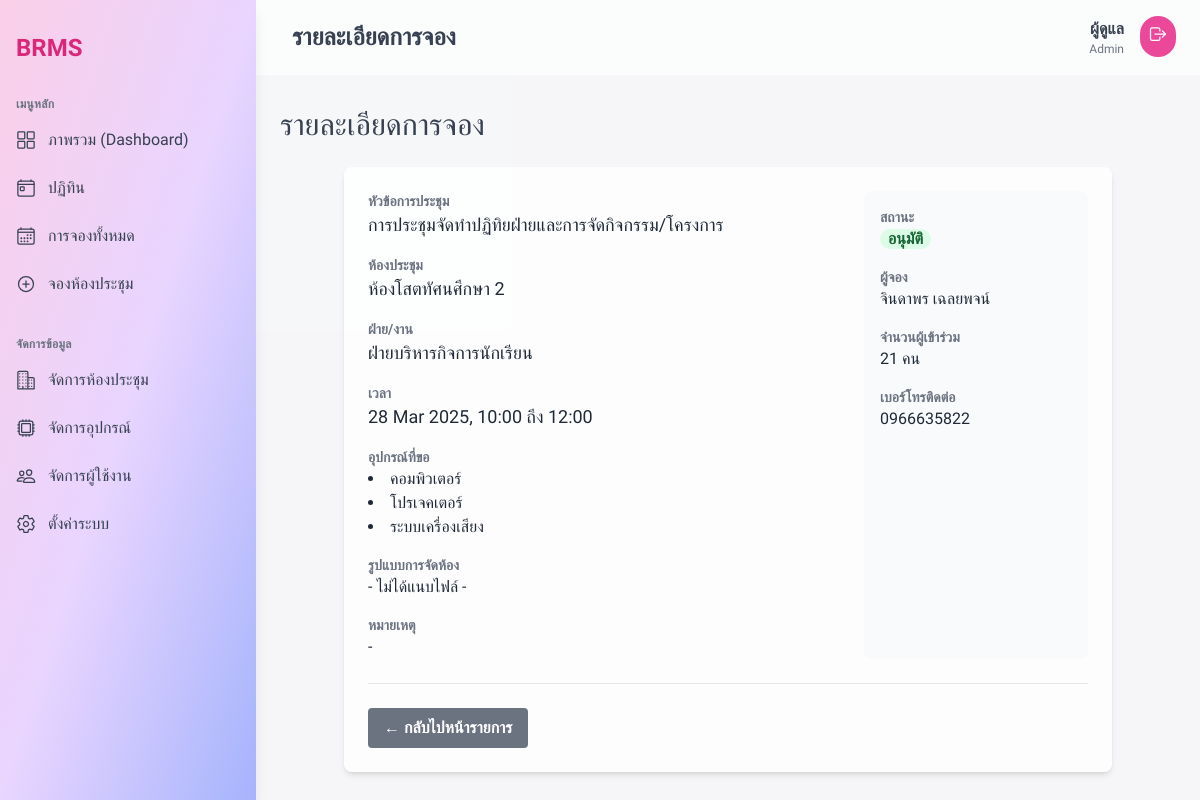
/bookingcontroller/show/3 (signed in), run on the app's committed database.
### tables this page shows
CREATE TABLE `bookings` (
  `id` int NOT NULL,
  `user_id` int NOT NULL,
  `room_id` int NOT NULL,
  `subject` varchar(255) NOT NULL,
  `department` varchar(255) DEFAULT NULL,
  `phone` varchar(20) NOT NULL,
  `attendees` int NOT NULL,
  `start_time` datetime NOT NULL,
  `end_time` datetime NOT NULL,
  `note` text,
  `room_layout_image` varchar(255) DEFAULT NULL,
  `status` enum('pending','approved','rejected') NOT NULL DEFAULT 'pending',
  `admin_id` int DEFAULT NULL,
  `created_at` timestamp NOT NULL DEFAULT CURRENT_TIMESTAMP,
  `updated_at` timestamp NOT NULL DEFAULT CURRENT_TIMESTAMP ON UPDATE CURRENT_TIMESTAMP
);

CREATE TABLE `rooms` (
  `id` int NOT NULL,
  `name` varchar(255) NOT NULL,
  `capacity` int NOT NULL,
  `description` text,
  `created_at` timestamp NOT NULL DEFAULT CURRENT_TIMESTAMP,
  `updated_at` timestamp NOT NULL DEFAULT CURRENT_TIMESTAMP ON UPDATE CURRENT_TIMESTAMP,
  `color` varchar(7) DEFAULT '#000000'
);

CREATE TABLE `equipments` (
  `id` int NOT NULL,
  `name` varchar(255) NOT NULL,
  `description` text,
  `created_at` timestamp NOT NULL DEFAULT CURRENT_TIMESTAMP,
  `updated_at` timestamp NOT NULL DEFAULT CURRENT_TIMESTAMP ON UPDATE CURRENT_TIMESTAMP
);

CREATE TABLE `users` (
  `id` int NOT NULL,
  `username` varchar(255) NOT NULL,
  `password` varchar(255) NOT NULL,
  `reset_token` varchar(255) DEFAULT NULL,
  `first_name` varchar(255) NOT NULL,
  `last_name` varchar(255) NOT NULL,
  `email` varchar(255) NOT NULL,
  `phone` varchar(20) DEFAULT NULL,
  `role` enum('user','admin') NOT NULL DEFAULT 'user',
  `created_at` timestamp NOT NULL DEFAULT CURRENT_TIMESTAMP,
  `updated_at` timestamp NOT NULL DEFAULT CURRENT_TIMESTAMP ON UPDATE CURRENT_TIMESTAMP
);

### app/controllers/BookingController.php (called while the page is built, shortened)
<?php
class BookingController extends Controller {
    public function __construct(){
        $this->bookingModel = $this->model('Booking');
    }
    public function show($id){
        $booking = $this->bookingModel->getBookingById($id);
        $data = ['title' => 'รายละเอียดการจอง', 'booking' => $booking];
        $this->view('bookings/show', $data);
    }
}

### app/core/App.php (called while the page is built, shortened)
<?php
class App {
    protected $currentMethod = 'index';
    public function __construct(){
        $url = $this->getUrl();
        if(isset($url[0]) && file_exists(APPROOT . '/controllers/' . ucwords($url[0]) . '.php')){
            unset($url[0]);
        }
        $this->currentController = new $this->currentController;
        if(isset($url[1])){
            if(method_exists($this->currentController, $url[1])){
                $this->currentMethod = $url[1];
                unset($url[1]);
            }
        }
        $this->params = $url ? array_values($url) : [];
        call_user_func_array([$this->currentController, $this->currentMethod], $this->params);
    }
    public function getUrl(){
        if(isset($_GET['url'])){
            $url = rtrim($_GET['url'], '/');
            $url = filter_var($url, FILTER_SANITIZE_URL);
            $url = explode('/', $url);
            return $url;
        }
    }
}

### public/index.php (called while the page is built, shortened)
<?php
$init = new App;

### app/core/Database.php (called while the page is built, shortened)
<?php
class Database {
    private $host = DB_HOST;
    private $user = DB_USER;
    private $pass = DB_PASS;
    private $dbname = DB_NAME;
    private $dbh;
    private $stmt;
    public function __construct(){
        $dsn = 'mysql:host=' . $this->host . ';dbname=' . $this->dbname . ';charset=utf8mb4';
        $options = array(
            PDO::ATTR_PERSISTENT => true,
            PDO::ATTR_ERRMODE => PDO::ERRMODE_EXCEPTION,
            PDO::ATTR_DEFAULT_FETCH_MODE => PDO::FETCH_OBJ
        );
        try{
            $this->dbh = new PDO($dsn, $this->user, $this->pass, $options);
        } catch(PDOException $e){
            $this->error = $e->getMessage();
            echo $this->error;
        }
    }
    public function query($sql){
        $this->stmt = $this->dbh->prepare($sql);
    }
    public function bind($param, $value, $type = null){
        if(is_null($type)){
            switch(true){
                default:
                    $type = PDO::PARAM_STR;
            }
        }
        $this->stmt->bindValue($param, $value, $type);
    }
    public function execute(){
        return $this->stmt->execute();
    }
    public function resultSet(){
        $this->execute();
        return $this->stmt->fetchAll();
    }
    public function single(){
        $this->execute();
        return $this->stmt->fetch();
    }
}

### app/models/Booking.php (called while the page is built, shortened)
<?php
class Booking {
    private $db;
    public function __construct(){
        $this->db = new Database;
    }
    public function getBookingById($id){
        $this->db->query('
            SELECT
                b.*, -- เลือกทุกคอลัมน์จากตาราง bookings
                b.id as bookingId,
                r.name as room_name,
                u.first_name,
                u.last_name
            FROM
                bookings as b
            JOIN
                rooms as r ON b.room_id = r.id
            JOIN
                users as u ON b.user_id = u.id
            WHERE
                b.id = :id
        ');
        $this->db->bind(':id', $id);
        $booking = $this->db->single();
        if($booking){
            $this->db->query('SELECT equipments.name
                             FROM booking_equipments
                             JOIN equipments ON booking_equipments.equipment_id = equipments.id
                             WHERE booking_equipments.booking_id = :booking_id');
            $this->db->bind(':booking_id', $id);
            $equipments = $this->db->resultSet();
            $booking->equipments = $equipments;
        }
        return $booking;
    }
}

### app/helpers/session_helper.php (called while the page is built, shortened)
<?php
function translateStatus($status) { switch ($status) { case 'approved': return 'อนุมัติ'; case 'pending': return 'รออนุมัติ'; case 'rejected': return 'ปฏิเสธ'; default: return ucfirst($status); } }

### app/views/bookings/show.php (the view, shortened to what this page needs)
<?php require APPROOT . '/views/templates/layout_admin/header.php'; ?>
<h3 class="text-gray-700 text-3xl font-medium mb-6"><?php echo $data['title']; ?></h3>
<div class="bg-white/80 backdrop-blur-sm rounded-lg shadow-md p-6 max-w-3xl mx-auto">
    <div class="grid grid-cols-1 md:grid-cols-3 gap-6">
        <div class="md:col-span-2 space-y-4">
            <div>
                <h4 class="text-sm font-semibold text-gray-500">หัวข้อการประชุม</h4>
                <p class="text-lg text-gray-800 font-medium"><?php echo $data['booking']->subject; ?></p>
            </div>
            <div>
                <h4 class="text-sm font-semibold text-gray-500">ห้องประชุม</h4>
                <p class="text-lg text-gray-800"><?php echo $data['booking']->room_name; ?></p>
            </div>
             <div>
                <h4 class="text-sm font-semibold text-gray-500">ฝ่าย/งาน</h4>
                <p class="text-lg text-gray-800"><?php echo !empty($data['booking']->department) ? $data['booking']->department : '-'; ?></p>
            </div>
            <div>
                <h4 class="text-sm font-semibold text-gray-500">เวลา</h4>
                <p class="text-lg text-gray-800">
                    <?php echo date('d M Y, H:i', strtotime($data['booking']->start_time)); ?>
                    ถึง
                    <?php echo date('H:i', strtotime($data['booking']->end_time)); ?>
                </p>
            </div>
            <div>
                <h4 class="text-sm font-semibold text-gray-500">อุปกรณ์ที่ขอ</h4>
                <?php if(!empty($data['booking']->equipments)): ?>
                    <ul class="list-disc list-inside text-gray-800">
                        <?php foreach($data['booking']->equipments as $equipment): ?>
                            <li><?php echo $equipment->name; ?></li>
                        <?php endforeach; ?>
                    </ul>
                <?php else: ?>
                    <p class="text-gray-800">- ไม่มี -</p>
                <?php endif; ?>
            </div>
            <div>
                <h4 class="text-sm font-semibold text-gray-500">รูปแบบการจัดห้อง</h4>
                <?php if(!empty($data['booking']->room_layout_image)): ?>
                    <div class="mt-2">
                        <img
                            src="<?php echo URLROOT; ?>/uploads/layouts/<?php echo $data['booking']->room_layout_image; ?>"
                            alt="Room Layout"
                            class="max-w-xs w-full h-auto rounded-lg shadow-md object-cover"
                        >
                    </div>
                <?php else: ?>
                    <p class="text-gray-800">- ไม่ได้แนบไฟล์ -</p>
                <?php endif; ?>
            </div>
            <div>
                <h4 class="text-sm font-semibold text-gray-500">หมายเหตุ</h4>
                <p class="text-gray-800"><?php echo !empty($data['booking']->note) ? $data['booking']->note : '-'; ?></p>
            </div>
        </div>
        <div class="space-y-4 bg-gray-50 p-4 rounded-lg">
             <div>
                <h4 class="text-sm font-semibold text-gray-500">สถานะ</h4>
                <?php
                    $status_class = '';
                    if($data['booking']->status == 'approved') $status_class = 'bg-green-100 text-green-800';
                ?>
                <p class="px-2 inline-flex text-base leading-5 font-semibold rounded-full <?php echo $status_class; ?>">
                    <?php echo translateStatus($data['booking']->status);  ?>
                </p>
            </div>
            <div>
                <h4 class="text-sm font-semibold text-gray-500">ผู้จอง</h4>
                <p class="text-gray-800"><?php echo $data['booking']->first_name . ' ' . $data['booking']->last_name; ?></p>
            </div>
             <div>
                <h4 class="text-sm font-semibold text-gray-500">จำนวนผู้เข้าร่วม</h4>
                <p class="text-gray-800"><?php echo $data['booking']->attendees; ?> คน</p>
            </div>
            <div>
                <h4 class="text-sm font-semibold text-gray-500">เบอร์โทรติดต่อ</h4>
                <p class="text-gray-800"><?php echo $data['booking']->phone; ?></p>
            </div>
        </div>
    </div>
    <hr class="my-6">
    <div class="flex items-center justify-between">
        <a href="<?php echo URLROOT; ?>/bookingcontroller" class="bg-gray-500 hover:bg-gray-700 text-white font-bold py-2 px-4 rounded focus:outline-none focus:shadow-outline">
            &larr; กลับไปหน้ารายการ
        </a>
    </div>
</div>
<?php require APPROOT . '/views/templates/layout_admin/footer.php'; ?>

### app/views/templates/layout_admin/header.php (style rules this page uses)
body { font-family: 'Prompt', sans-serif; }

### data on the page
bookings: subject "การประชุมจัดทำปฏิทิยฝ่ายและการจัดกิจกรรม/โครงการ", room.name "ห้องโสตทัศนศึกษา 2", department "ฝ่ายบริหารกิจการนักเรียน", start_time "28 Mar 2025, 10:00", end_time "12:00", user.first_name "จินดาพร", user.last_name "เฉลยพจน์", attendees "21", phone "0966635822"
equipments: name "คอมพิวเตอร์"
equipments: name "โปรเจคเตอร์"
equipments: name "ระบบเครื่องเสียง"

### other printed values
$data['title'] "รายละเอียดการจอง"
$_SESSION['user_first_name'] "ผู้ดูแล"
$_SESSION['user_role'] "Admin"
